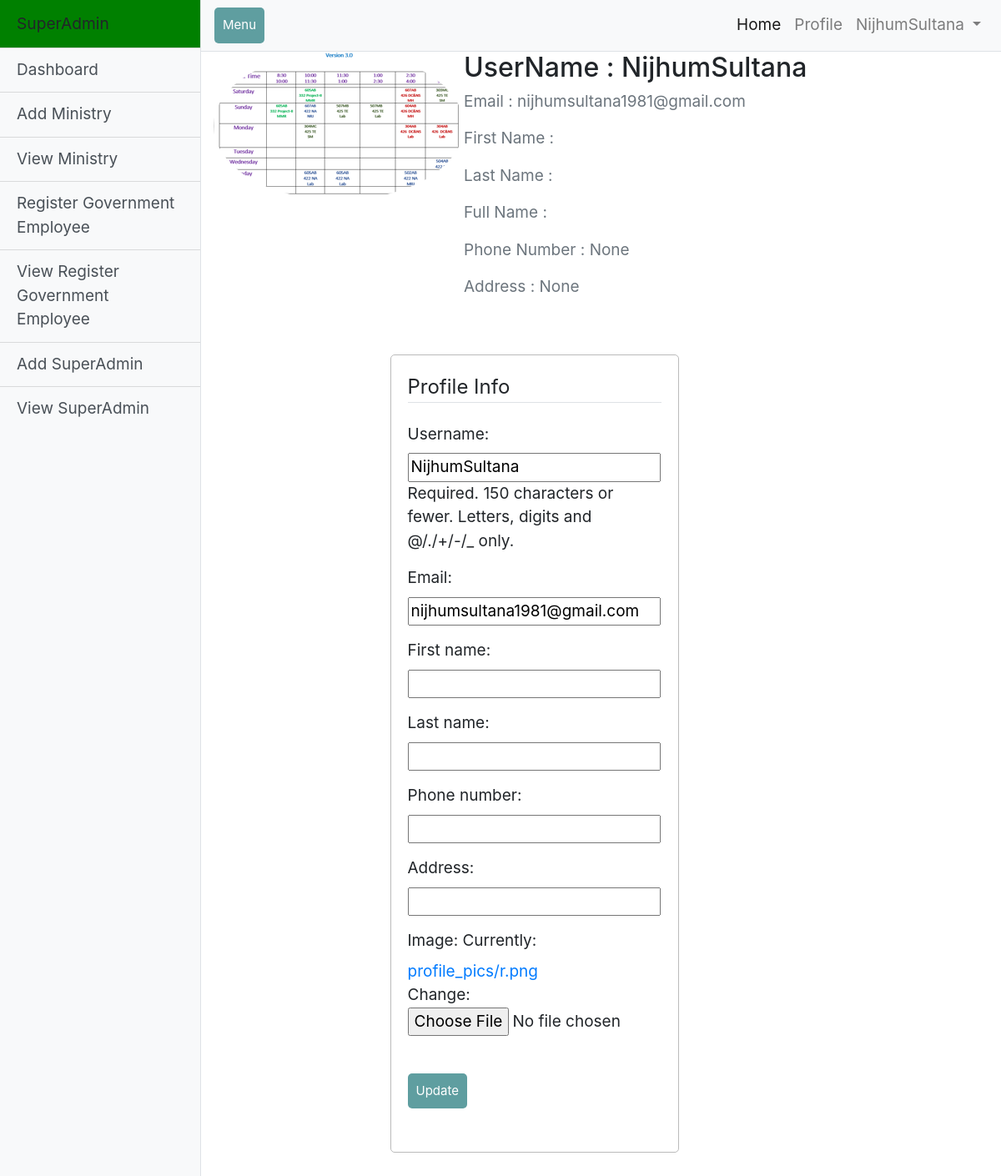
The page /SuperAdmin/SuperAdminProfile/ (signed in) on the database its author committed.
### users/models.py (models this page shows, shortened)
class User(AbstractUser):
    is_governmentEmployee = models.BooleanField(default=False)
    is_trainer = models.BooleanField(default=False)
    is_student = models.BooleanField(default=False)
    MinistryName = models.ForeignKey(Ministry, on_delete=models.CASCADE, null=True, blank=True)
    phone_number = models.CharField(max_length=12, null=True, blank=True)
    Address = models.CharField(max_length=120, null=True, blank=True)
    image = models.ImageField(default='default.jpg', upload_to='profile_pics')

### SuperAdmin/views.py (the view)
# urls.py: path('SuperAdminProfile/',views.SuperAdminProfile, name='SuperAdminProfile'),
def SuperAdminProfile(request):
    if request.method == 'POST':
        u_form = UserUpdateForm(request.POST,request.FILES, instance=request.user)
        if u_form.is_valid():
            u_form.save()
            messages.success(request, f'Your account has been updated')
            return redirect('SuperAdminProfile')
    else:
        u_form = UserUpdateForm(instance=request.user)
    context = {
        'u_form': u_form
    }
    return render(request, 'SuperAdmin/SuperAdminProfileFrom.html', context)

### users/forms.py
class UserUpdateForm(forms.ModelForm):
    email = forms.EmailField()
    class Meta:
        model = User
        fields = ['username','email','first_name','last_name','phone_number','Address','image']

### SuperAdmin/templates/SuperAdmin/SuperAdminProfileFrom.html (shortened to what this page needs)
{% extends 'SuperAdmin/SuperAdminNavbar.html' %}
{% load static %}
{% load crispy_forms_tags %}
{% block content %}
<link rel="stylesheet" href="{% static 'SuperAdmin/css/style.css' %}"/>
<div class="content-section">
<div class="media">
       <img class="rounded-circle account-img" src="{{ user.image.url }}">
       <div class="media-body">
       <h2 class="account-heading">UserName : {{ user.username }}</h2>
           <p class="text-secondary">Email : {{ user.email }}</p>
           <p class="text-secondary">First Name : {{ user.first_name }}</p>
           <p class="text-secondary">Last Name : {{ user.last_name }}</p>
           <p class="text-secondary">Full Name : {{ user.first_name}} {{ user.last_name}}</p>
           <p class="text-secondary">Phone Number : {{ user.phone_number }}</p>
           <p class="text-secondary">Address : {{ user.Address }}</p>
       </div>
</div>
        <form method="POST" enctype="multipart/form-data">
            <fieldset class="form-group">
                <legend class="border-bottom mb-4">Profile Info</legend>
                {{ u_form.as_p }}
                <br>
                <div class="form-group">
                    <button class="btn btn-outline-info" type="submit">Update</button>
                </div>
            </fieldset>
        </form>
    </div>
</div>
{% endblock content%}

### SuperAdmin/templates/SuperAdmin/SuperAdminNavbar.html (shortened to what this page needs)
{% load static %}
<html lang="en">
<head>
    <link href="{% static 'SuperAdmin/vendor/bootstrap/css/bootstrap.min.css' %}" rel="stylesheet">
    <link rel="stylesheet" href="{% static 'SuperAdmin/css/style.css' %}"/>
    <link href="{% static 'SuperAdmin/css/simple-sidebar.css' %}" rel="stylesheet">
</head>
<body>
  <div class="d-flex" id="wrapper">
    <div class="bg-light border-right" id="sidebar-wrapper">
        <div class="sidebar-heading" style="background-color:rgb(0, 128, 0);">SuperAdmin </div>
            <div class="list-group list-group-flush">
                  <a href="{% url 'SuperAdminDashBoard' %}" class="list-group-item list-group-item-action bg-light">Dashboard</a>
                  <a href="{% url 'addMinistry' %}" class="list-group-item list-group-item-action bg-light">Add Ministry</a>
                  <a href="{% url 'viewMinistry' %}" class="list-group-item list-group-item-action bg-light">View Ministry</a>
                  <a href="{% url 'registerGovt'%}" class="list-group-item list-group-item-action bg-light">Register Government Employee</a>
                  <a href="{% url 'viewRegisterGovt'%}" class="list-group-item list-group-item-action bg-light">View Register Government Employee</a>
                  <a href="{% url 'registerSuperAdmin' %}" class="list-group-item list-group-item-action bg-light">Add SuperAdmin</a>
                  <a href="{% url 'viewRegisterSuperAdmin' %}" class="list-group-item list-group-item-action bg-light">View SuperAdmin</a>
            </div>
    </div>
    <div id="page-content-wrapper">
      <nav class="navbar navbar-expand-lg navbar-light bg-light border-bottom">
        <button class="btn btn-primary" id="menu-toggle">Menu</button>
        <div class="collapse navbar-collapse" id="navbarSupportedContent">
          <ul class="navbar-nav ml-auto mt-2 mt-lg-0">
            <li class="nav-item active">
              <a class="nav-link" href="{% url 'BaseHome' %}">Home <span class="sr-only">(current)</span></a>
            </li>
            <li class="nav-item">
                    <a class="nav-link" href="{% url 'SuperAdminProfile' %}">Profile</a>
            </li>
            <li class="nav-item dropdown">
              <a class="nav-link dropdown-toggle" href="#" id="navbarDropdown" role="button" data-toggle="dropdown" aria-haspopup="true" aria-expanded="false">
                {% if user.is_authenticated %}
                {{ user.get_username }}
               {% endif%}
              </a>
            </li>
          </ul>
        </div>
      </nav>
        <div class="col-sm-10 ">
               {% block content %}
               {% endblock content %}
        </div>
    </div>
</body>
</html>

### SuperAdmin/static/SuperAdmin/css/style.css (style rules this page uses)
body { font-size: 19px; }
form { width: 45%; margin: 50px auto; text-align: left; padding: 20px; border: 1px solid #bbbbbb; border-radius: 5px; }
.btn { padding: 10px; font-size: 15px; color: white; background: #5F9EA0; border: none; border-radius: 5px; }

### SuperAdmin/static/SuperAdmin/css/simple-sidebar.css (style rules this page uses)
body { overflow-x: hidden; }
#sidebar-wrapper { min-height: 100vh; margin-left: -15rem; -webkit-transition: margin .25s ease-out; -moz-transition: margin .25s ease-out; -o-transition: margin .25s ease-out; transition: margin .25s ease-out; }
#sidebar-wrapper .sidebar-heading { padding: 0.875rem 1.25rem; font-size: 1.2rem; }
#sidebar-wrapper .list-group { width: 15rem; }
#page-content-wrapper { min-width: 100vw; }
@media (min-width: 768px) { #sidebar-wrapper { margin-left: 0; } }
@media (min-width: 768px) { #page-content-wrapper { min-width: 0; width: 100%; } }

### rows shown on the page
User: get_username "NijhumSultana", image (picture), username "NijhumSultana", email "nijhumsultana1981@gmail.com", phone_number "None", Address "None"
